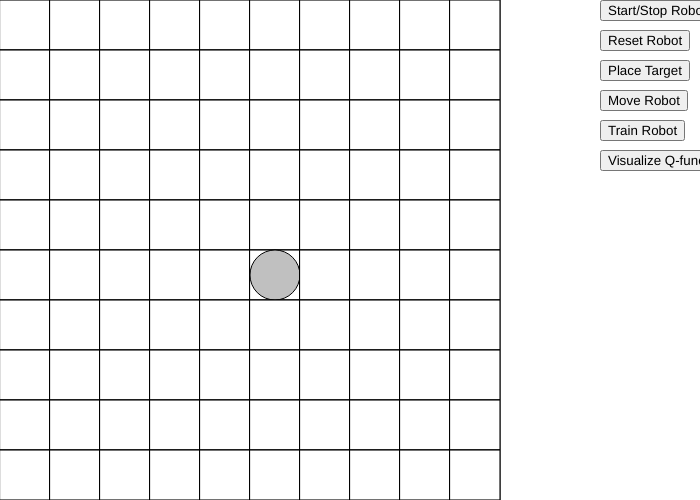
Frame 1 (no input)
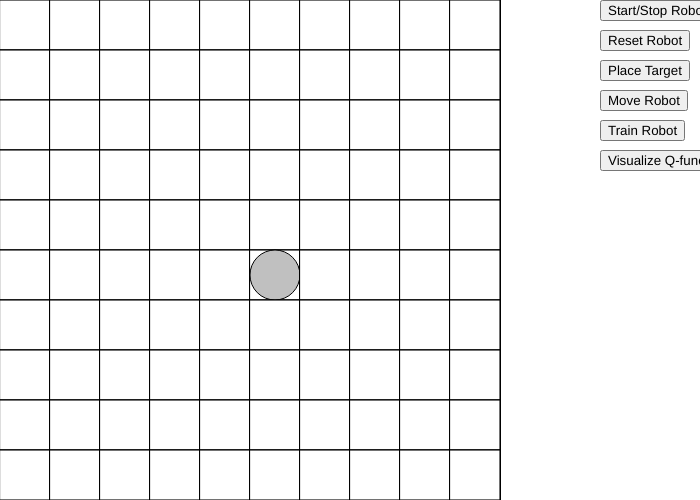
Frame 60 (no input)
Frame 120 (the mouse pressed at the canvas centre since frame 60): identical to frame 60, image omitted

The p5.js sketch that drew these frames (run headless with seeded random() and noise() and a simulated clock; from frame 60 on, the mouse is pressed at the canvas centre):

// p5.js sketch
// ── sketch.js
var grid;
var gridHeight;
var gridWidth;
var cellHeight;
var cellWidth;
var robot;
var robotStarted;
var moveRobot;
var defaultRobotX;
var defaulRobotY;
var placeTarget;

var inTraining;
var trainingRunsPerformed;
var visQ;

var buttonStart;
var buttonResetRobot;
var buttonPlaceTarget;
var buttonMoveRobot;
var buttonTrain;
var buttonVisQ;

var qFunction;
var discount;
var learningRate;
var defaultReward;
var targetReward;
var wallPenalty;
var qInitValue;

var up = 0;
var right = 1;
var down = 2;
var left = 3;

var gradientColors;
var colorIntervals;

function setup() {

  update = false;
  moveRobot = false;
  gridHeight = 10;
  gridWidth = 10;
  cellHeight = 50;
  cellWidth = 50;
  defaulRobotY = 5;
  defaultRobotX = 5;

  //initialize values relevant to Q-learning
  discount = 3/4;
  learningRate = 1/2;
  defaultReward = -1;
  targetReward = 50;
  wallPenalty = -2;
  qInitValue = 1;

  trainingRunsPerformed = 0;
  visQ = true;

  // initialize Q-function with initial value for every state
  qFunction = new Array(gridWidth);
  for (let k = 0; k < gridWidth; k++) {
    qFunction[k] = new Array(gridHeight);
    for (let l = 0; l < gridHeight; l++) {
      qFunction[k][l] = new Array(4);
      for (let m = 0; m < 4; m++) {
        qFunction[k][l][m] = qInitValue;
      }
    }
  }

  // colors the Q-function will take depending on its value
  gradientColors = [color(255,255,255,200), color(204,229,255,200), color(204,255,255,200),
                            color(204,255,229,200),color(204,255,204,200),
                            color(153,255,153,200), color(102,255,102,200),
                            color(51, 255, 51,200), color(0, 255, 0,200),
                            color(0, 204, 0,200), color(0,153,0,200), color(0,102,0,200)];

  let colorIntervalLength = (targetReward - wallPenalty)/(gradientColors.length)
  colorIntervals = [0];
  for (let n = 0; n < gradientColors.length-1; n++) {
    colorIntervals.push((n+1)*colorIntervalLength);
  }

  createCanvas(gridWidth * cellWidth + 200, gridHeight * cellHeight);

  // initialize a grid of cells
  grid = new Array(gridWidth);
  for (let i = 0; i < gridWidth; i++) {
    grid[i] = new Array(gridHeight);
    for (let j = 0; j < gridHeight; j++) {
      grid[i][j] = new Cell(i, j, cellWidth, cellHeight);
      }
    }

    // initialize and draw robot
    robot = new Robot(defaultRobotX, defaulRobotY);
    circle(robot.xOnGrid*cellWidth + cellWidth/2, robot.yOnGrid*cellHeight + cellHeight/2, cellWidth);

    // initialize all the buttons
    buttonStart = createButton('Start/Stop Robot');
    buttonStart.position(gridWidth * cellWidth + 100, 0);
    buttonStart.mousePressed(toggelRobotStarted);

    buttonStart = createButton('Reset Robot');
    buttonStart.position(gridWidth * cellWidth + 100, 30);
    buttonStart.mousePressed(resetRobot);

    buttonStart = createButton('Place Target');
    buttonStart.position(gridWidth * cellWidth + 100, 60);
    buttonStart.mousePressed(setPlaceTarget);

    buttonMoveRobot = createButton('Move Robot');
    buttonMoveRobot.position(gridWidth * cellWidth + 100, 90);
    buttonMoveRobot.mousePressed(setMoveRobot);

    buttonTrain = createButton('Train Robot');
    buttonTrain.position(gridWidth * cellWidth + 100, 120);
    buttonTrain.mousePressed(startTraining);

    buttonVisQ = createButton('Visualize Q-function');
    buttonVisQ.position(gridWidth * cellWidth + 100, 150);
    buttonVisQ.mousePressed(toggleQvis);
}

function draw() {

  for (let i = 0; i < gridWidth; i++) {
    for (let j = 0; j < gridHeight; j++) {
      let x = i*cellWidth;
      let y = j*cellHeight;
      // draw cells themselves
      rect(x, y, cellWidth, cellHeight)

      if (visQ) {
        // draw color representation of the Q-function
        drawQfunction(i, j);
      }
      let c = grid[i][j];
      if (c.isTarget) {
        // draw target cell
        drawTarget(c);
      }
      if (c.hasRobot) {
        drawRobot(i, j);
      }
      if (c.isWall) {
        drawWall(c);
      }
    }
  }

  if (inTraining) {
    // when the robot is in training he updates at every frame
    trainRobot();
  } else if (frameCount % 15 == 0 && robotStarted) {
    // when the robot is not in training mode he moves only every 15 frames
    robot.decideAndMakeMove();
  }
}

function trainRobot() {
  // lets the robot run until he gets to a target and resets him automatically
  // Essentiallly does the same thing as normal exploration, but faster
  if (trainingRunsPerformed >= 50) {
    inTraining = false;
    trainingRunsPerformed = 0;
    resetRobot();
  }

  robot.decideAndMakeMove();
  let roboX = robot.xOnGrid;
  let roboY = robot.yOnGrid;
  let cellWithRobot = grid[roboX][roboY];

  if (cellWithRobot.isTarget) {
    resetRobot();
    trainingRunsPerformed++;
    moveRobot = false;
  }
}

function drawQfunction(x, y) {
  let xOnCanvas = x*cellWidth;
  let yOnCanvas = y*cellHeight;

  qValue = max(qFunction[x][y]);
  for (let i = colorIntervals.length-1; i >= 0; i--) {
    if (qValue >= colorIntervals[i]) {
      fill(gradientColors[i]);
      rect(xOnCanvas, yOnCanvas, cellWidth, cellHeight);
      fill(255);
      break;
    }
  }
}

function drawRobot(robotX, robotY) {
  fill(192,192,192);
  circle(robotX*cellWidth + cellWidth/2, robotY*cellHeight + cellHeight/2, cellWidth);
  fill(255);
}

function drawWall(cell) {
  fill(51);
  rect(cell.xOnCanvas, cell.yOnCanvas, cellWidth, cellHeight);
  fill(255);
}

function drawTarget(cell) {
  fill('red');
  rect(cell.xOnCanvas, cell.yOnCanvas, cellWidth, cellHeight);
  fill(255);
}

function toggleQvis() {
  visQ = !visQ;
}

function startTraining() {
  inTraining = true;
}

function setMoveRobot() {
  moveRobot = true;
}

function setPlaceTarget() {
  placeTarget = true;
}

function toggelRobotStarted() {
  robotStarted = !robotStarted;
}

function startRobot() {
  robotStarted = true;
}

function resetRobot() {
  robot.reset();
}

function moveRoboUp() {
  moveRobot(up);
}

function moveRoboDown() {
  moveRobot(down);
}

function moveRoboLeft() {
  moveRobot(left);
}

function moveRoboRight() {
  moveRobot(right);
}

function moveRobot(dir) {
  if (dir == up) {
    robot.moveUp();
  } else if (dir == down) {
    robot.moveDown();
  } else if (dir == right) {
    robot.moveRight();
  } else if (dir == left) {
    robot.moveLeft();
  }
}

function mouseClicked() {
  temp = robotStarted;
  robotStarted = false;
  if (robotStarted || mouseX > cellWidth*gridWidth || mouseY > cellHeight*gridHeight) {
    robotStarted = temp;
    return false;
  }
  let cell = getCell(mouseX, mouseY);
  if (placeTarget) {
    cell.changeIsTarget();
    placeTarget = false;
  } else if (moveRobot) {
    // move robot away from old cell
    grid[robot.xOnGrid][robot.yOnGrid].hasRobot = false;
    // move robot to new cell
    robot.xOnGrid = cell.xOnGrid;
    robot.yOnGrid = cell.yOnGrid;
    defaultRobotX = robot.xOnGrid;
    defaulRobotY = robot.yOnGrid;
    cell.hasRobot = true;
    moveRobot = false;
  } else {
    cell.changeIsWall();
  }
  robotStarted = temp;
}

function getXonCanvas(xOnGrid) {
  return xOnGrid*cellWidth;
}

function getYonCanvas(yOnGrid) {
  return yOnGrid*cellHeight;
}

function keyPressed() {
  if (keyCode === UP_ARROW) {
    moveRoboUp();
  } else if (keyCode === DOWN_ARROW) {
    moveRoboDown();
  }
  if (keyCode === LEFT_ARROW) {
    moveRoboLeft();
  } else if (keyCode === RIGHT_ARROW) {
    moveRoboRight();
  }

}

function getCell(x, y) {
  let xOnGrid = floor(x/cellWidth);
  let yOnGrid = floor(y/cellHeight);
  return grid[xOnGrid][yOnGrid];
}

function getCellIndex(xOnGrid, yOnGrid) {
  return yOnGrid*gridWidth + xOnGrid;
}

function getBestMove(x, y) {
  // calculates which move is the best one according to the Q-function
  let bestMove = [0];
  let bestReward = defaultReward;
  for (let move = 0; move < 4; move++) {
    if (qFunction[x][y][move] > bestReward){
      bestReward = qFunction[x][y][move];
      bestMove = [move];
    } else if (qFunction[x][y][move] == bestReward) {
      bestMove.push(move);
    }
  }
  if (bestMove.length == 1) {
    return bestMove[0];
  } else {
    // Multiple moves have the same optimal value
    // Choose random move among equally valued moves
    return bestMove[Math.floor(Math.random() * bestMove.length)];
  }
}

function updateQ(x, y, move, reward, newX, newY) {
  // Performs the learning step by updating the Q-function
  // At each state transtion the Q-function incorporates the observed reward
  let oldQValue = qFunction[x][y][move];
  let maxValue = 0;
  for (let move = 0; move < 4; move++) {
    let value = qFunction[newX][newY][move];
    if (value > maxValue) {
      maxValue = value;
    }
  }
  qFunction[x][y][move] = (1-learningRate)*oldQValue + learningRate*(reward + discount*maxValue);
}

class Cell {
  constructor(xOnGrid, yOnGrid) {
    this.hasRobot = false;
    this.isWall = false;
    this.xOnGrid = xOnGrid;
    this.yOnGrid = yOnGrid;
    this.xOnCanvas = xOnGrid * cellWidth;
    this.yOnCanvas = yOnGrid * cellHeight;
    this.reward = defaultReward;
    this.isTarget = false;
    this.isIce = false;
  }

  changeIsWall() {
    this.isWall = !this.isWall;
  }

  changeIsIce() {
    this.isIce = !this.isIce;
  }

  changeIsTarget() {
    this.isTarget = !this.isTarget;
    if (this.isTarget) {
      this.reward = targetReward;
    } else {
      this.reward = defaultReward;
    }
  }
}

class Robot{
  constructor(xOnGrid, yOnGrid) {
    this.xOnGrid = xOnGrid;
    this.yOnGrid = yOnGrid;
    grid[this.xOnGrid][this.yOnGrid].hasRobot = true;
  }

  moveUp() {
    if (this.yOnGrid == 0 || grid[this.xOnGrid][this.yOnGrid-1].isWall) {
      return wallPenalty;
    }
    grid[this.xOnGrid][this.yOnGrid].hasRobot = false;
    this.yOnGrid -= 1;
    grid[this.xOnGrid][this.yOnGrid].hasRobot = true;
    return grid[this.xOnGrid][this.yOnGrid].reward;
  }

  moveDown() {
    if ( this.yOnGrid == gridHeight-1 || grid[this.xOnGrid][this.yOnGrid+1].isWall) {
      return wallPenalty;
    }
    grid[this.xOnGrid][this.yOnGrid].hasRobot = false;
    this.yOnGrid += 1;
    grid[this.xOnGrid][this.yOnGrid].hasRobot = true;
    return grid[this.xOnGrid][this.yOnGrid].reward;
  }

  moveRight() {
    if (this.xOnGrid == gridWidth-1 || grid[this.xOnGrid+1][this.yOnGrid].isWall) {
      return wallPenalty;
    }
    grid[this.xOnGrid][this.yOnGrid].hasRobot = false;
    this.xOnGrid += 1;
    grid[this.xOnGrid][this.yOnGrid].hasRobot = true;
    return grid[this.xOnGrid][this.yOnGrid].reward;
  }

  moveLeft() {
    if (this.xOnGrid == 0 || grid[this.xOnGrid-1][this.yOnGrid].isWall) {
      return wallPenalty;
    }
    grid[this.xOnGrid][this.yOnGrid].hasRobot = false;
    this.xOnGrid -= 1;
    grid[this.xOnGrid][this.yOnGrid].hasRobot = true;
    return grid[this.xOnGrid][this.yOnGrid].reward;
  }

  decideAndMakeMove() {
    let oldx = this.xOnGrid;
    let oldy = this.yOnGrid;
    let bestMove = getBestMove(this.xOnGrid, this.yOnGrid);
    let reward = this.move(bestMove);
    if (reward == targetReward) {
    }
    updateQ(oldx, oldy, bestMove, reward, this.xOnGrid, this.yOnGrid);
  }

  move(dir) {
    if (dir == up) {
      return this.moveUp();
    } else if (dir == down) {
      return this.moveDown();
    } else if (dir == right) {
      return this.moveRight();
    } else if (dir == left) {
      return this.moveLeft();
    }
  }

  reset() {
    // Moves the robot back to his initial position
    grid[this.xOnGrid][this.yOnGrid].hasRobot = false;
    this.xOnGrid = defaultRobotX;
    this.yOnGrid = defaulRobotY;
    grid[this.xOnGrid][this.yOnGrid].hasRobot = true;
  }
}
